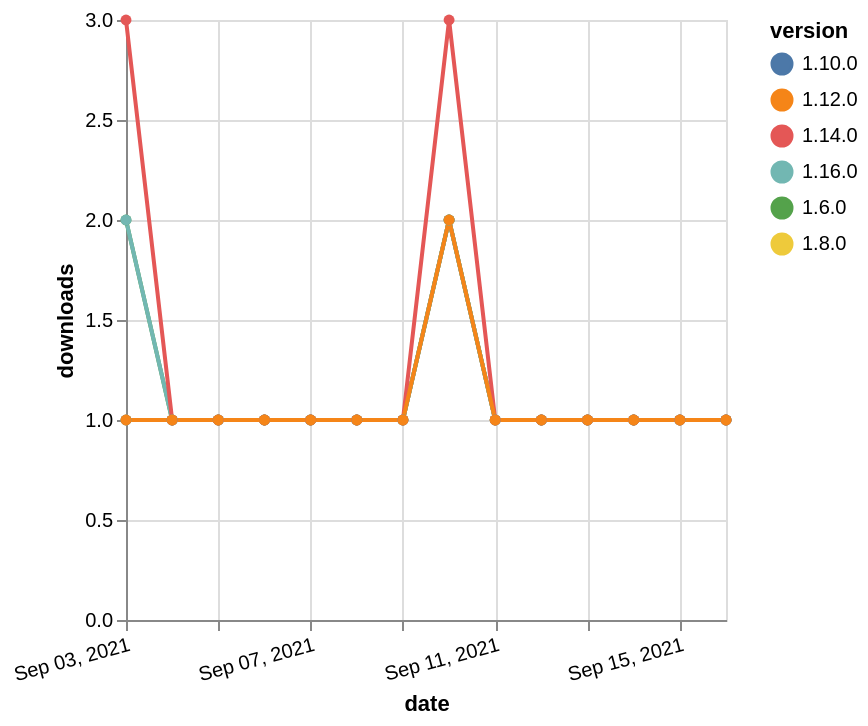

Write the Vega-Lite specification saved for this chart.
### Vega-Lite specification from a JSON file in a GitHub repository (floating-point values rounded to 4 significant figures)
{"$schema": "https://vega.github.io/schema/vega-lite/v5.json", "description": "A simple bar chart with embedded data.", "data": {"values": [{"date": "2021-09-03", "total": 220, "delta": 2, "version": "1.6.0"}, {"date": "2021-09-04", "total": 221, "delta": 1, "version": "1.6.0"}, {"date": "2021-09-05", "total": 222, "delta": 1, "version": "1.6.0"}, {"date": "2021-09-06", "total": 223, "delta": 1, "version": "1.6.0"}, {"date": "2021-09-07", "total": 224, "delta": 1, "version": "1.6.0"}, {"date": "2021-09-08", "total": 225, "delta": 1, "version": "1.6.0"}, {"date": "2021-09-09", "total": 226, "delta": 1, "version": "1.6.0"}, {"date": "2021-09-10", "total": 228, "delta": 2, "version": "1.6.0"}, {"date": "2021-09-11", "total": 229, "delta": 1, "version": "1.6.0"}, {"date": "2021-09-12", "total": 230, "delta": 1, "version": "1.6.0"}, {"date": "2021-09-13", "total": 231, "delta": 1, "version": "1.6.0"}, {"date": "2021-09-14", "total": 232, "delta": 1, "version": "1.6.0"}, {"date": "2021-09-15", "total": 233, "delta": 1, "version": "1.6.0"}, {"date": "2021-09-16", "total": 234, "delta": 1, "version": "1.6.0"}, {"date": "2021-09-03", "total": 179, "delta": 1, "version": "1.8.0"}, {"date": "2021-09-04", "total": 180, "delta": 1, "version": "1.8.0"}, {"date": "2021-09-05", "total": 181, "delta": 1, "version": "1.8.0"}, {"date": "2021-09-06", "total": 182, "delta": 1, "version": "1.8.0"}, {"date": "2021-09-07", "total": 183, "delta": 1, "version": "1.8.0"}, {"date": "2021-09-08", "total": 184, "delta": 1, "version": "1.8.0"}, {"date": "2021-09-09", "total": 185, "delta": 1, "version": "1.8.0"}, {"date": "2021-09-10", "total": 187, "delta": 2, "version": "1.8.0"}, {"date": "2021-09-11", "total": 188, "delta": 1, "version": "1.8.0"}, {"date": "2021-09-12", "total": 189, "delta": 1, "version": "1.8.0"}, {"date": "2021-09-13", "total": 190, "delta": 1, "version": "1.8.0"}, {"date": "2021-09-14", "total": 191, "delta": 1, "version": "1.8.0"}, {"date": "2021-09-15", "total": 192, "delta": 1, "version": "1.8.0"}, {"date": "2021-09-16", "total": 193, "delta": 1, "version": "1.8.0"}, {"date": "2021-09-03", "total": 170, "delta": 1, "version": "1.10.0"}, {"date": "2021-09-04", "total": 171, "delta": 1, "version": "1.10.0"}, {"date": "2021-09-05", "total": 172, "delta": 1, "version": "1.10.0"}, {"date": "2021-09-06", "total": 173, "delta": 1, "version": "1.10.0"}, {"date": "2021-09-07", "total": 174, "delta": 1, "version": "1.10.0"}, {"date": "2021-09-08", "total": 175, "delta": 1, "version": "1.10.0"}, {"date": "2021-09-09", "total": 176, "delta": 1, "version": "1.10.0"}, {"date": "2021-09-10", "total": 178, "delta": 2, "version": "1.10.0"}, {"date": "2021-09-11", "total": 179, "delta": 1, "version": "1.10.0"}, {"date": "2021-09-12", "total": 180, "delta": 1, "version": "1.10.0"}, {"date": "2021-09-13", "total": 181, "delta": 1, "version": "1.10.0"}, {"date": "2021-09-14", "total": 182, "delta": 1, "version": "1.10.0"}, {"date": "2021-09-15", "total": 183, "delta": 1, "version": "1.10.0"}, {"date": "2021-09-16", "total": 184, "delta": 1, "version": "1.10.0"}, {"date": "2021-09-03", "total": 113, "delta": 2, "version": "1.16.0"}, {"date": "2021-09-04", "total": 114, "delta": 1, "version": "1.16.0"}, {"date": "2021-09-05", "total": 115, "delta": 1, "version": "1.16.0"}, {"date": "2021-09-06", "total": 116, "delta": 1, "version": "1.16.0"}, {"date": "2021-09-07", "total": 117, "delta": 1, "version": "1.16.0"}, {"date": "2021-09-08", "total": 118, "delta": 1, "version": "1.16.0"}, {"date": "2021-09-09", "total": 119, "delta": 1, "version": "1.16.0"}, {"date": "2021-09-10", "total": 121, "delta": 2, "version": "1.16.0"}, {"date": "2021-09-11", "total": 122, "delta": 1, "version": "1.16.0"}, {"date": "2021-09-12", "total": 123, "delta": 1, "version": "1.16.0"}, {"date": "2021-09-13", "total": 124, "delta": 1, "version": "1.16.0"}, {"date": "2021-09-14", "total": 125, "delta": 1, "version": "1.16.0"}, {"date": "2021-09-15", "total": 126, "delta": 1, "version": "1.16.0"}, {"date": "2021-09-16", "total": 127, "delta": 1, "version": "1.16.0"}, {"date": "2021-09-03", "total": 169, "delta": 3, "version": "1.14.0"}, {"date": "2021-09-04", "total": 170, "delta": 1, "version": "1.14.0"}, {"date": "2021-09-05", "total": 171, "delta": 1, "version": "1.14.0"}, {"date": "2021-09-06", "total": 172, "delta": 1, "version": "1.14.0"}, {"date": "2021-09-07", "total": 173, "delta": 1, "version": "1.14.0"}, {"date": "2021-09-08", "total": 174, "delta": 1, "version": "1.14.0"}, {"date": "2021-09-09", "total": 175, "delta": 1, "version": "1.14.0"}, {"date": "2021-09-10", "total": 178, "delta": 3, "version": "1.14.0"}, {"date": "2021-09-11", "total": 179, "delta": 1, "version": "1.14.0"}, {"date": "2021-09-12", "total": 180, "delta": 1, "version": "1.14.0"}, {"date": "2021-09-13", "total": 181, "delta": 1, "version": "1.14.0"}, {"date": "2021-09-14", "total": 182, "delta": 1, "version": "1.14.0"}, {"date": "2021-09-15", "total": 183, "delta": 1, "version": "1.14.0"}, {"date": "2021-09-16", "total": 184, "delta": 1, "version": "1.14.0"}, {"date": "2021-09-03", "total": 149, "delta": 1, "version": "1.12.0"}, {"date": "2021-09-04", "total": 150, "delta": 1, "version": "1.12.0"}, {"date": "2021-09-05", "total": 151, "delta": 1, "version": "1.12.0"}, {"date": "2021-09-06", "total": 152, "delta": 1, "version": "1.12.0"}, {"date": "2021-09-07", "total": 153, "delta": 1, "version": "1.12.0"}, {"date": "2021-09-08", "total": 154, "delta": 1, "version": "1.12.0"}, {"date": "2021-09-09", "total": 155, "delta": 1, "version": "1.12.0"}, {"date": "2021-09-10", "total": 157, "delta": 2, "version": "1.12.0"}, {"date": "2021-09-11", "total": 158, "delta": 1, "version": "1.12.0"}, {"date": "2021-09-12", "total": 159, "delta": 1, "version": "1.12.0"}, {"date": "2021-09-13", "total": 160, "delta": 1, "version": "1.12.0"}, {"date": "2021-09-14", "total": 161, "delta": 1, "version": "1.12.0"}, {"date": "2021-09-15", "total": 162, "delta": 1, "version": "1.12.0"}, {"date": "2021-09-16", "total": 163, "delta": 1, "version": "1.12.0"}]}, "width": "container", "mark": {"type": "line", "point": {"filled": true}}, "encoding": {"x": {"field": "date", "type": "temporal", "timeUnit": "yearmonthdate", "title": "date", "axis": {"labelAngle": -15}}, "y": {"field": "delta", "type": "quantitative", "title": "downloads"}, "color": {"field": "version", "type": "nominal"}, "tooltip": {"field": "delta"}}}
